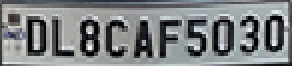
#> input picture samples/real_plate_DL8CAF5030.png, 146 x 33 px (shown 2 times larger)
$ jupyter execute --allow-errors ANPR_Training_Colab.ipynb   (shell and % lines are left out)
#> lines starting #> are read from the running program, lines starting #| are printed output that depends on the picture
### anpr/pipeline.py
"""End-to-end ANPR: image -> plate box -> characters -> text."""
import time
from dataclasses import dataclass, field
from typing import Dict, Optional, Tuple

import cv2
import numpy as np

from .detect import PlateCandidate, crop_plate, find_plate
from .postprocess import Decoded, decode
from .recognize import predict_proba
from .segment import Segmentation, segment_characters


@dataclass
class ANPRResult:
    image: np.ndarray
    plate_found: bool
    detection: Optional[PlateCandidate]
    plate_crop: np.ndarray
    segmentation: Segmentation
    probs: np.ndarray
    decoded: Decoded
    timings_ms: Dict[str, float] = field(default_factory=dict)

    # [4 lines left out: function confidence, not called in this run]


def run(image_bgr: np.ndarray, mode: str = "auto", use_format: bool = True) -> ANPRResult:
    """mode: 'auto' = find the plate in a photo (falls back to the whole image),
             'plate' = the image is already a cropped plate."""
    t = {}
    t0 = time.perf_counter()
    det = None
    crop = image_bgr
    if mode == "auto":
        det = find_plate(image_bgr)
        if det is not None and det.method != "full image":
            crop = crop_plate(image_bgr, det)
    t["detect"] = (time.perf_counter() - t0) * 1000
    t1 = time.perf_counter()
    seg = segment_characters(crop)
    if mode == "plate" and len(seg.chars) < 4:
        # The user said "cropped plate" but nothing plate-like was found: try detection instead.
        det = find_plate(image_bgr)
        if det is not None and det.method != "full image":
            crop = crop_plate(image_bgr, det)
            seg = segment_characters(crop)
    t["segment"] = (time.perf_counter() - t1) * 1000
    t2 = time.perf_counter()
    probs = predict_proba(seg.chars)
    t["recognize"] = (time.perf_counter() - t2) * 1000
    dec = decode(probs, use_format=use_format)
    t["total"] = (time.perf_counter() - t0) * 1000
    found = det is not None and det.method != "full image"
    return ANPRResult(image_bgr, found, det if found else None, crop, seg, probs, dec, t)


# [21 lines left out: functions annotate, char_boxes_image, not called in this run]

### training/ANPR_Training_Colab.ipynb
# ANPR (Indian number plates): train the character CNN in Google Colab

**How to use:** first upload this project to your GitHub account. Then
1. set `REPO_URL` below to your repository,
2. choose **Runtime → Change runtime type → T4 GPU** (optional, makes training about 10x faster),
3. choose **Runtime → Run all**.

The notebook trains the baseline (reference Kaggle CNN) and the improved CNN, compares them, exports the
improved model to ONNX, and tests the full pipeline on the sample images.

[cell 1]
REPO_URL = "https://github.com/jaypee83/anpr-indian-license-plate"   # <- change to your repository
%cd anpr-indian-license-plate

## 1 · Install libraries and fonts
The TeX Gyre fonts are the *held-out* test fonts (never used in training).

## 2 · Train both models and evaluate (about 1-2 min on GPU, 13 min on CPU)

## 3 · Results

[cell 2]
import json, pandas as pd
from IPython.display import Image, display
m = json.load(open("models/metrics.json"))
#> (reads models/metrics.json from the repository)
keys = ["original_val_acc", "heldout_font_char_acc", "e2e_segmentation_ok", "e2e_plate_exact_raw",
        "e2e_plate_exact_with_format_decoding"]
df = pd.DataFrame({name: {k: f"{r[k]:.1%}" for k in keys} | {"real plate read as": r["real_sample_plate"]["read"]}
                   for name, r in m["models"].items()})
display(df)
print("Held-out test fonts:", m["test_fonts"])
print("Most common mistakes:", m["top_confusions_heldout"][:6])
display(Image("docs/training_curves.png")); display(Image("docs/confusion_matrix.png"))

## 4 · Run the full pipeline on the sample images

[cell 3]
import cv2, glob, os, matplotlib.pyplot as plt
from anpr.pipeline import run, annotate
paths = sorted(glob.glob("samples/*"))
plt.figure(figsize=(16, 8))
#> (this line was passed over: IPython is not available in this run)
#> (the rest of this cell did not finish here and is left out)

#> in run, crop is the input picture: shape (33, 146, 3); mean B, G, R 130.4, 128.6, 125
    plt.subplot(2, 3, i + 1)
    plt.imshow(cv2.cvtColor(annotate(r), cv2.COLOR_BGR2RGB)); plt.axis("off")
    plt.title(f"{r.decoded.pretty()}  ({r.confidence:.0%})", fontsize=13)
    print(f"{os.path.basename(p):36s} -> {r.decoded.pretty():16s} valid={r.decoded.valid}  state={r.decoded.state}")
plt.tight_layout(); plt.show()

## 5 · Try your own photo

[cell 4]
from google.colab import files
up = files.upload()
#> the answer given: confusion_matrix.png
#> (the rest of this cell did not finish here and is left out)

#> call 2 of run, with mode = 'auto', use_format = True
#> in run (call 2), `crop = image_bgr`:
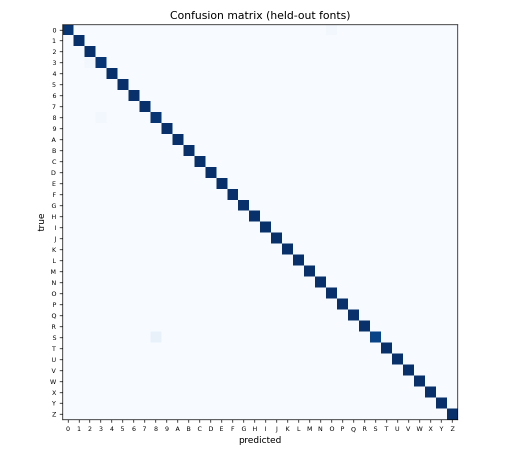
#> crop: shape (910, 1040, 3) (shown at 1/2 size); mean B, G, R 249.9, 246.3, 243
